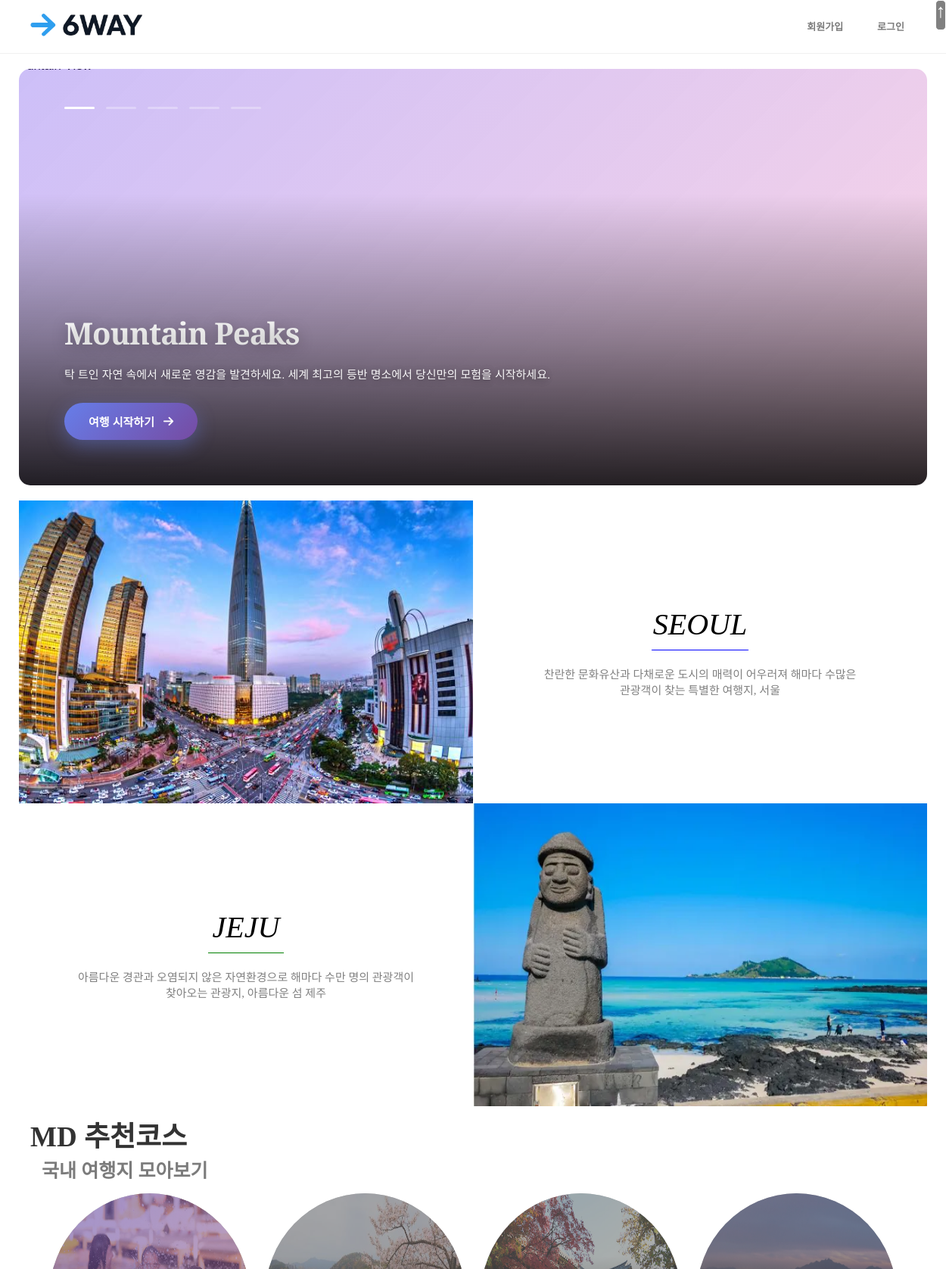
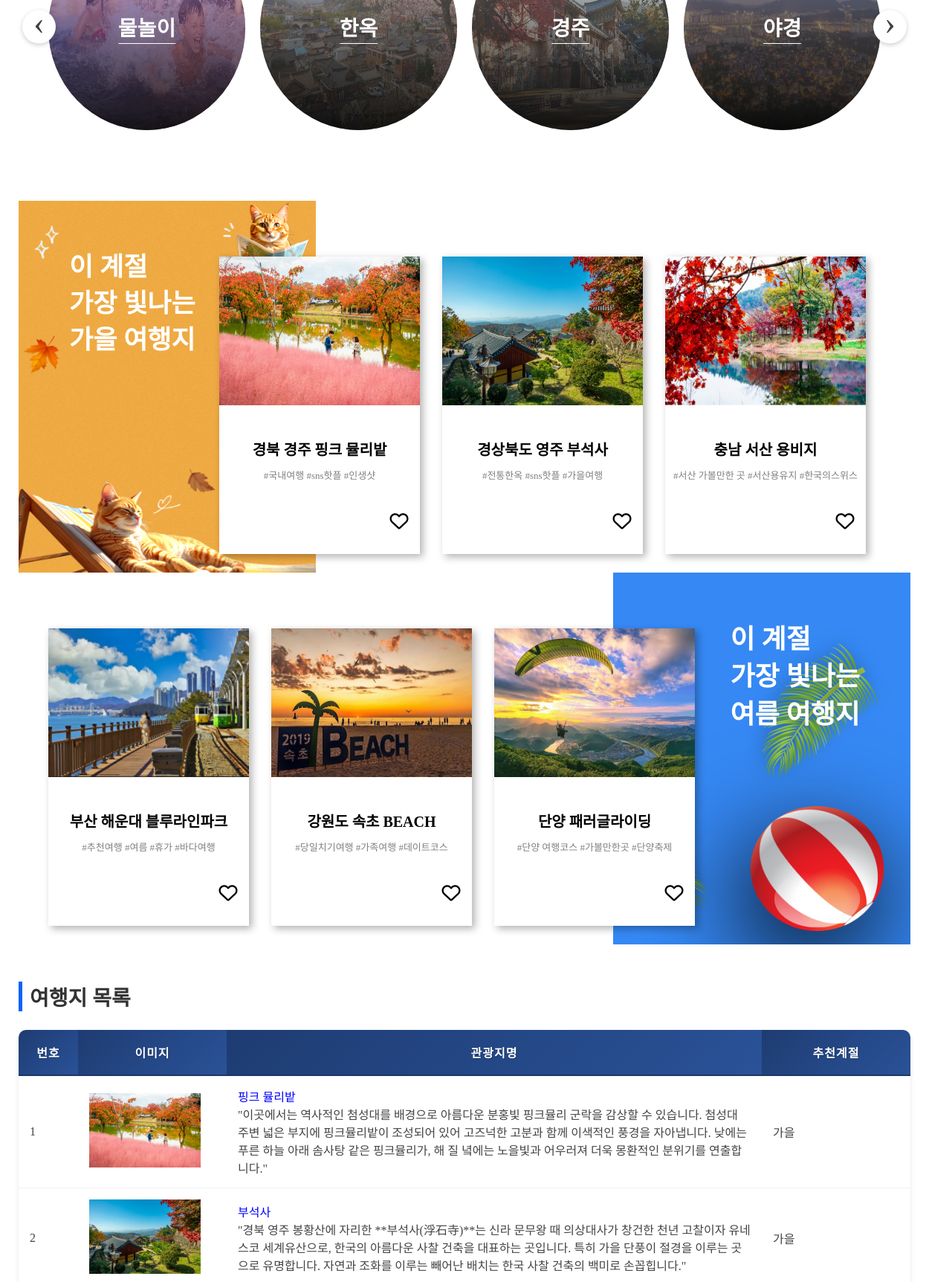
The page / (upper part) on the database its author committed (2 pictures, top to bottom).
### travel/models.py (models this page shows)
class Tour(db.Model):
    id = db.Column(db.Integer, primary_key=True,  autoincrement=True)     # db에 생성된 순서로 부여되는 id
    image_path = db.Column(db.String(200), nullable=False)                # 이미지 첨부 / 필수입력
    place = db.Column(db.String(150), nullable=False)                     # 관광지명 / 필수입력
    location = db.Column(db.String(200), nullable=False)                  # 위치 / 필수입력
    season = db.Column(db.String(100), nullable=False)                    # 계절 / 필수입력
    content = db.Column(db.Text(), nullable=False)                        # 여행지 설명 / 필수입력
    time = db.Column(db.String(150), nullable=False)                      # 소요 시간 / 필수입력
    price = db.Column(db.String(150), nullable=False)                     # 가격 / 필수입력
    rating = db.Column(db.String(150), nullable=False)                    # 별점 / 필수입력
    level = db.Column(db.String(150), nullable=False)                     # 난이도 / 필수입력

### travel/views/main_views.py (the view)
@bp.route('/')
def index():
    form = RegisterForm()
    page = request.args.get('page', default=1, type=int)
    tour_list = Tour.query.order_by(Tour.id)
    notice_list = Notice.query.order_by(Notice.id.desc()).paginate(page=page, per_page=10)
    return render_template('main.html',tour_list=tour_list, notice_list=notice_list, form=form)

### travel/views/auth_views.py (called while the page is built)
@bp.before_app_request
def load_logged_in_user():
    user_id = session.get('user_id')
    if user_id is None:
        g.user = None
    else:
        g.user = User.query.get(int(user_id))

### travel/templates/main.html (shortened to what this page needs)
{% extends 'base.html' %}
{% block css %}
<link rel="stylesheet" href="https://cdn.jsdelivr.net/npm/swiper@11/swiper-bundle.min.css" />
<link rel="stylesheet" href="{{ url_for('static', filename='css/style.css') }}">
{% endblock %}
{% block content %}
 <div id="slider">
        <div class="swiper mySwiper">
            <div class="swiper-wrapper">
                <div class="swiper-slide">
                    <img src="https://images.unsplash.com/photo-1506905925346-21bda4d32df4?w=1200&h=465&fit=crop" alt="Mountain View">
                    <div class="slide-content">
                        <div class="slide-title">Mountain Peaks</div>
                        <div class="slide-description">탁 트인 자연 속에서 새로운 영감을 발견하세요. 세계 최고의 등반 명소에서 당신만의 모험을 시작하세요.</div>
                        <a href="{{ url_for('sub.sub2') }}">
                        <button class="slide-cta">
                            여행 시작하기
                            <i class="fa-solid fa-arrow-right"></i>
                        </button>
                        </a>
                    </div>
                </div>
            </div>
            <div class="custom-pagination">
                <div class="pagination-bullet active" data-index="0"></div>
                <div class="pagination-bullet" data-index="1"></div>
                <div class="pagination-bullet" data-index="2"></div>
                <div class="pagination-bullet" data-index="3"></div>
                <div class="pagination-bullet" data-index="4"></div>
            </div>
        </div>
    </div>
<div class="travel_box">
            <span class="four_cut">
                <img src="../static/img/soul.jpg" alt="서울">
            </span>
            <div class="txt_box">
                <h2>SEOUL</h2>
                <div class="sun"></div>
                <p>찬란한 문화유산과 다채로운 도시의 매력이 어우러져 해마다 수많은<br> 관광객이 찾는 특별한 여행지, 서울</p>
            </div>
</div>
<div class="travel_box">
            <div class="txt_box">
                <h2>JEJU</h2>
                <div class="sun2"></div>
                <p>아름다운 경관과 오염되지 않은 자연환경으로 해마다 수만 명의 관광객이<br> 찾아오는 관광지, 아름다운 섬 제주</p>
            </div>
            <span class="four_cut">
                <img src="../static/img/jeju.jpg" alt="제주">
            </span>
</div>
<div class="H2-slider">
    <div class="H2-title">MD 추천코스</div>
    <div class="H2-subtitle">국내 여행지 모아보기</div>
    <div class="section-wrapper2">
        <div class="section2">
            <div class="swiper swiper2">
                <div class="swiper-wrapper">
                    <div class="swiper-slide">
                        <a href="#" class="slide-link">
                            <img src="../static/img/mulnori.jpg" alt="물놀이">
                            <span class="slide-text">물놀이</span>
                        </a>
                    </div>
                    <div class="swiper-slide">
                        <a href="#" class="slide-link">
                            <img src="../static/img/hanok.jpg" alt="한옥">
                            <span class="slide-text">한옥</span>
                        </a>
                    </div>
                    <div class="swiper-slide">
                        <a href="#" class="slide-link">
                            <img src="../static/img/bulguksa.jpg" alt="경주">
                            <span class="slide-text">경주</span>
                        </a>
                    </div>
                    <div class="swiper-slide">
                        <a href="#" class="slide-link">
                            <img src="../static/img/yakyung.jpg" alt="야경">
                            <span class="slide-text">야경</span>
                        </a>
                    </div>
                </div>
            </div>
        </div>
        <div class="custom-prev2"><span>‹</span></div>
        <div class="custom-next2"><span>›</span></div>
    </div>
</div>
<div class="container_box">
    <div class="container">
        <div class="banner">
            <img class="banner_box" src="../static/img/box2.jpg" alt="가을박스">
            <div class="banner_text">
                <h2>이 계절<br>가장 빛나는<br>가을 여행지</h2>
            </div>
        </div>
        <div class="card_box">
            <div class="card">
                <img src="../static/img/travel1.jpg" alt="경주">
                <div class="card_text">
                    <h3>경북 경주 핑크 뮬리밭</h3>
                    <p>#국내여행 #sns핫플 #인생샷</p>
                    <span>
                    <i class="fa-regular fa-heart like-btn" onclick="toggleLike(this)"></i>
                    </span>
                </div>
            </div>
            <div class="card">
                <img src="../static/img/tralvel2.jpg" alt="영주">
                <div class="card_text">
                    <h3>경상북도 영주 부석사</h3>
                    <p>#전통한옥 #sns핫플 #가을여행</p>
                    <span>
                    <i class="fa-regular fa-heart like-btn" onclick="toggleLike(this)"></i>
                    </span>
                </div>
            </div>
            <div class="card">
                <img src="../static/img/travel3.jpg" alt="용비지">
                <div class="card_text">
                    <h3>충남 서산 용비지</h3>
                    <P>#서산 가볼만한 곳 #서산용유지 #한국의스위스</P>
                    <span>
                    <i class="fa-regular fa-heart like-btn" onclick="toggleLike(this)"></i>
                    </span>
                </div>
            </div>
        </div>
    </div>
</div>
<div class="container_box2">
    <div class="container2">
        <div class="card_box2">
            <div class="card2">
                <img src="../static/img/summer1.jpg" alt="부산">
                <div class="card_text2">
                    <h3>부산 해운대 블루라인파크</h3>
                    <p>#추천여행 #여름 #휴가 #바다여행</p>
                    <span>
                    <i class="fa-regular fa-heart like-btn" onclick="toggleLike(this)"></i>
                    </span>
                </div>
            </div>
            <div class="card2">
                <img src="../static/img/summer2.jpg" alt="속초">
                <div class="card_text2">
                    <h3>강원도 속초 BEACH</h3>
                    <p>#당일치기여행 #가족여행 #데이트코스</p>
                    <span>
                    <i class="fa-regular fa-heart like-btn" onclick="toggleLike(this)"></i>
                    </span>
                </div>
            </div>
            <div class="card2">
                <img src="../static/img/summer.jpg" alt="단양">
                <div class="card_text2">
                    <h3>단양 패러글라이딩</h3>
                    <P>#단양 여행코스 #가볼만한곳 #단양축제</P>
                    <span>
                    <i class="fa-regular fa-heart like-btn" onclick="toggleLike(this)"></i>
                    </span>
                </div>
            </div>
        </div>
    </div>
    <div class="banner2">
        <img class="banner_box2" src="../static/img/box.jpg" alt="여름박스">
        <div class="banner_text2">
            <h2>이 계절<br>가장 빛나는<br>여름 여행지</h2>
        </div>
    </div>
</div>
<div class="Tour_list">
    <h2>여행지 목록</h2>
    <table class="Tour_list_table">
        <thead>
            <tr class="Tour_list_tr">
                <th class="Tour_table_id">번호</th>
                <th class="Tour_table_img">이미지</th>
                <th class="Tour_table_content">관광지명</th>
                <th class="Tour_table_season">추천계절</th>
            </tr>
        </thead>
        <tbody>
            {% if tour_list %}
                {% for tour in tour_list%}
                    <tr>
                        <td>{{ tour.id }}</td>
                        <td>
                            <a href="{{url_for('sub.detail', tour_id=tour.id)}}">
                                {% if tour.image_path %}
                                    <img src="{{url_for('static', filename=tour.image_path)}}" alt="썸네일" style="width: 150px;">
                                {% endif %}
                            </a>
                        </td>
                        <td style="text-align: left;">
                            <a href="{{url_for('sub.detail', tour_id=tour.id)}}">{{tour.place}}</a>
                            <br> {{tour.content}}
                        </td>
                        <td>{{tour.season}}</td>
                    </tr>
                {% endfor %}
            {% else %}
                <tr>
                    <td colspan="3">여행지가 없습니다.</td>
                </tr>
            {% endif %}
        </tbody>
    </table>
</div>
{% endblock %}

### travel/templates/base.html (shortened to what this page needs)
<!DOCTYPE html>
<html lang="ko">
<head>
    <link rel="stylesheet" href="{{ url_for('static', filename='css/headfoot.css') }}">
    {% block css %}
    {% endblock %}
</head>
<body>
    <div class="navbar">
        <a href="#">↑</a>
    </div>
    <header>
        <div class="header_mini">
            <div class="logo">
                <a href="{{ url_for('main.index') }}"><img src="{{ url_for('static', filename='img/logo.png') }}" alt="6way"></img></a>
            </div>
            <div class="mypage">
                <ul>
                    {% if g.user %}
                        {% if g.user.id == 1%}
                            <li>{{ g.user.username }}</li>
                            <li><a href="{{ url_for('admin.create') }}">여행지 등록</a></li>
                            <li><a href="{{ url_for('auth.logout') }}">로그아웃</a></li>
                        {% else %}
                            <li>{{ g.user.username }}</li>
                            <li><a href="{{ url_for('auth.logout') }}">로그아웃</a></li>
                        {% endif %}
                    {% else %}
                        <li><a href="{{ url_for('auth.signup') }}">회원가입</a></li>
                        <li><a href="{{ url_for('auth.login') }}">로그인</a></li>
                    {% endif %}
                </ul>
            </div>
        </div>
    </header>
    <hr>
    {% block content %}
    {% endblock %}
</body>
</html>

### travel/static/css/headfoot.css (style rules this page uses)
* { margin: 0; padding: 0; box-sizing: border-box; }
ul, ol { list-style: none; }
a { text-decoration: none; }
.navbar { width: 100%; height: 40px; display: flex; position: fixed; }
.navbar a { margin-left: auto; font-size: 25px; background-color: gray; border: 1px solid; color: white; border-radius: 5px; }
.header_mini { width: 1200px; height: 70px; margin: 0 auto; display: flex; justify-content: space-between; align-content: center; }
.logo { width: 150px; height: 60px; margin-left: 15px; padding: 15px 0; }
.logo img { width: 100%; height: auto; display: block; transition: transform 0.35s ease, filter 0.35s ease; }
.mypage ul { display: flex; gap: 5px; height: 100%; }
.mypage ul li { padding: 25px 10px; }
.mypage ul li a { font-size: 13px; font-weight:600; color: #7b7b7b; margin-right: 20px; }
hr { border: none; border-top: 1px solid #F0F0F0; }

### rows shown on the page
Tour: id "1", image_path (picture), place "핑크 뮬리밭", content "\"이곳에서는 역사적인 첨성대를 배경으로 아름다운 분홍빛 핑크뮬리 군락을 감상할 수 있습니다. 첨성대 주변 넓은 부지에 핑크뮬리밭이 조성되어 있어 고즈넉한 고분과 함께 이색적인 풍경을 자아냅니다. 낮에는 푸른 하늘 아래 솜사탕 같은 핑크뮬리가, 해 질 녘에는 노을빛과 어우러져 더욱 몽환적인 분위기를 연출합니다.\"", season "가을"
Tour: id "2", image_path (picture), place "부석사", content "\"경북 영주 봉황산에 자리한 **부석사(浮石寺)**는 신라 문무왕 때 의상대사가 창건한 천년 고찰이자 유네스코 세계유산으로, 한국의 아름다운 사찰 건축을 대표하는 곳입니다. 특히 가을 단풍이 절경을 이루는 곳으로 유명합니다. 자연과 조화를 이루는 빼어난 배치는 한국 사찰 건축의 백미로 손꼽힙니다.\"", season "가을"
